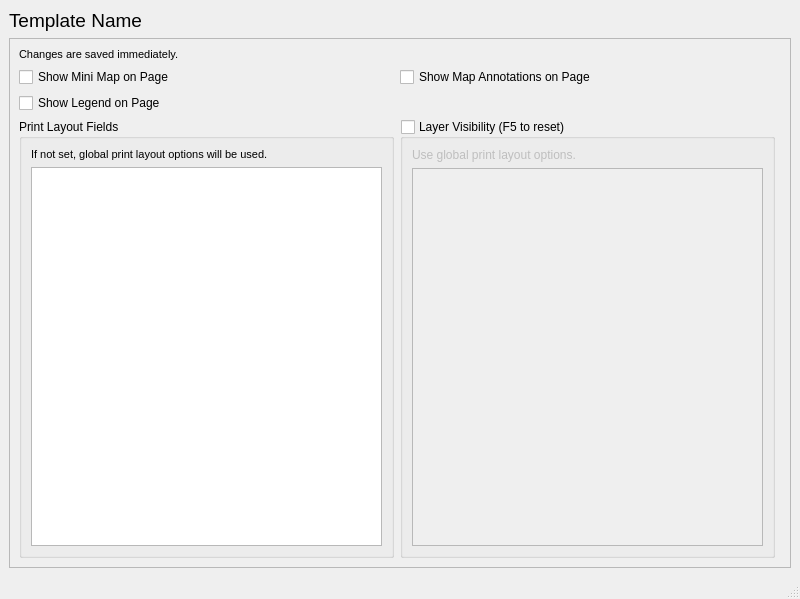
<?xml version="1.0" encoding="UTF-8"?>
<ui version="4.0">
 <class>PlotLayoutMenu</class>
 <widget class="QMainWindow" name="PlotLayoutMenu">
  <property name="windowModality">
   <enum>Qt::ApplicationModal</enum>
  </property>
  <property name="geometry">
   <rect>
    <x>0</x>
    <y>0</y>
    <width>800</width>
    <height>599</height>
   </rect>
  </property>
  <property name="windowTitle">
   <string>Print Layer</string>
  </property>
  <widget class="QWidget" name="centralwidget">
   <layout class="QGridLayout" name="gridLayout">
    <item row="0" column="0">
     <widget class="QFrame" name="MainWidget">
      <property name="frameShape">
       <enum>QFrame::NoFrame</enum>
      </property>
      <property name="frameShadow">
       <enum>QFrame::Raised</enum>
      </property>
      <layout class="QGridLayout" name="gridLayout_2">
       <property name="leftMargin">
        <number>0</number>
       </property>
       <property name="topMargin">
        <number>0</number>
       </property>
       <property name="rightMargin">
        <number>0</number>
       </property>
       <property name="bottomMargin">
        <number>0</number>
       </property>
       <item row="0" column="0">
        <widget class="QLabel" name="Label_Title">
         <property name="sizePolicy">
          <sizepolicy hsizetype="Preferred" vsizetype="Maximum">
           <horstretch>0</horstretch>
           <verstretch>0</verstretch>
          </sizepolicy>
         </property>
         <property name="font">
          <font>
           <pointsize>14</pointsize>
          </font>
         </property>
         <property name="text">
          <string>Template Name</string>
         </property>
        </widget>
       </item>
       <item row="1" column="0">
        <widget class="QFrame" name="frame">
         <property name="frameShape">
          <enum>QFrame::StyledPanel</enum>
         </property>
         <property name="frameShadow">
          <enum>QFrame::Raised</enum>
         </property>
         <layout class="QGridLayout" name="gridLayout_3">
          <item row="3" column="1">
           <widget class="QGroupBox" name="GroupBox_UserItems">
            <property name="title">
             <string>Print Layout Fields</string>
            </property>
            <property name="checkable">
             <bool>false</bool>
            </property>
            <property name="checked">
             <bool>false</bool>
            </property>
            <layout class="QGridLayout" name="gridLayout_4">
             <item row="1" column="0">
              <widget class="QTableWidget" name="Table_UserItems">
               <property name="editTriggers">
                <set>QAbstractItemView::NoEditTriggers</set>
               </property>
               <attribute name="verticalHeaderVisible">
                <bool>false</bool>
               </attribute>
              </widget>
             </item>
             <item row="0" column="0">
              <widget class="QLabel" name="Label_Field_Info">
               <property name="font">
                <font>
                 <pointsize>8</pointsize>
                 <weight>50</weight>
                 <bold>false</bold>
                </font>
               </property>
               <property name="text">
                <string>If not set, global print layout options will be used.</string>
               </property>
               <property name="wordWrap">
                <bool>true</bool>
               </property>
              </widget>
             </item>
            </layout>
           </widget>
          </item>
          <item row="3" column="2">
           <widget class="QGroupBox" name="GroupBox_Layers">
            <property name="toolTip">
             <string/>
            </property>
            <property name="title">
             <string>Layer Visibility (F5 to reset)</string>
            </property>
            <property name="checkable">
             <bool>true</bool>
            </property>
            <property name="checked">
             <bool>false</bool>
            </property>
            <layout class="QGridLayout" name="gridLayout_5">
             <item row="1" column="0">
              <widget class="QTableWidget" name="Table_Layers">
               <property name="editTriggers">
                <set>QAbstractItemView::NoEditTriggers</set>
               </property>
               <attribute name="verticalHeaderMinimumSectionSize">
                <number>0</number>
               </attribute>
               <attribute name="verticalHeaderDefaultSectionSize">
                <number>0</number>
               </attribute>
              </widget>
             </item>
             <item row="0" column="0">
              <widget class="QLabel" name="Label_Layers">
               <property name="text">
                <string>Use global print layout options.</string>
               </property>
              </widget>
             </item>
            </layout>
           </widget>
          </item>
          <item row="0" column="1" colspan="2">
           <widget class="QLabel" name="label">
            <property name="font">
             <font>
              <pointsize>8</pointsize>
              <weight>50</weight>
              <bold>false</bold>
             </font>
            </property>
            <property name="text">
             <string>Changes are saved immediately.</string>
            </property>
            <property name="wordWrap">
             <bool>true</bool>
            </property>
           </widget>
          </item>
          <item row="1" column="1">
           <widget class="QCheckBox" name="CheckBox_MiniMap">
            <property name="font">
             <font>
              <weight>50</weight>
              <bold>false</bold>
             </font>
            </property>
            <property name="toolTip">
             <string>&lt;html&gt;&lt;head/&gt;&lt;body&gt;&lt;p&gt;Option can be changed for new pages.&lt;/p&gt;&lt;p&gt;Option can be changed per page, when you open page options while double clicking on page in page list.&lt;/p&gt;&lt;/body&gt;&lt;/html&gt;</string>
            </property>
            <property name="text">
             <string>Show Mini Map on Page</string>
            </property>
           </widget>
          </item>
          <item row="1" column="2" colspan="2">
           <widget class="QCheckBox" name="CheckBox_ShowMapTips">
            <property name="font">
             <font>
              <weight>50</weight>
              <bold>false</bold>
             </font>
            </property>
            <property name="toolTip">
             <string>&lt;html&gt;&lt;head/&gt;&lt;body&gt;&lt;p&gt;Option can be changed for new pages.&lt;/p&gt;&lt;p&gt;Option can be changed per page, when you open page options while double clicking on page in page list.&lt;/p&gt;&lt;p&gt;Not visible on Mini Maps.&lt;/p&gt;&lt;/body&gt;&lt;/html&gt;</string>
            </property>
            <property name="text">
             <string>Show Map Annotations on Page</string>
            </property>
           </widget>
          </item>
          <item row="2" column="1">
           <widget class="QCheckBox" name="CheckBox_MiniPageLegend">
            <property name="font">
             <font>
              <weight>50</weight>
              <bold>false</bold>
             </font>
            </property>
            <property name="toolTip">
             <string>&lt;html&gt;&lt;head/&gt;&lt;body&gt;&lt;p&gt;Option can be changed for new pages.&lt;/p&gt;&lt;p&gt;Option can be changed per page, when you open page options while double clicking on page in page list.&lt;/p&gt;&lt;/body&gt;&lt;/html&gt;</string>
            </property>
            <property name="text">
             <string>Show Legend on Page</string>
            </property>
           </widget>
          </item>
         </layout>
        </widget>
       </item>
      </layout>
     </widget>
    </item>
   </layout>
  </widget>
  <widget class="QStatusBar" name="statusbar"/>
 </widget>
 <resources/>
 <connections/>
</ui>
